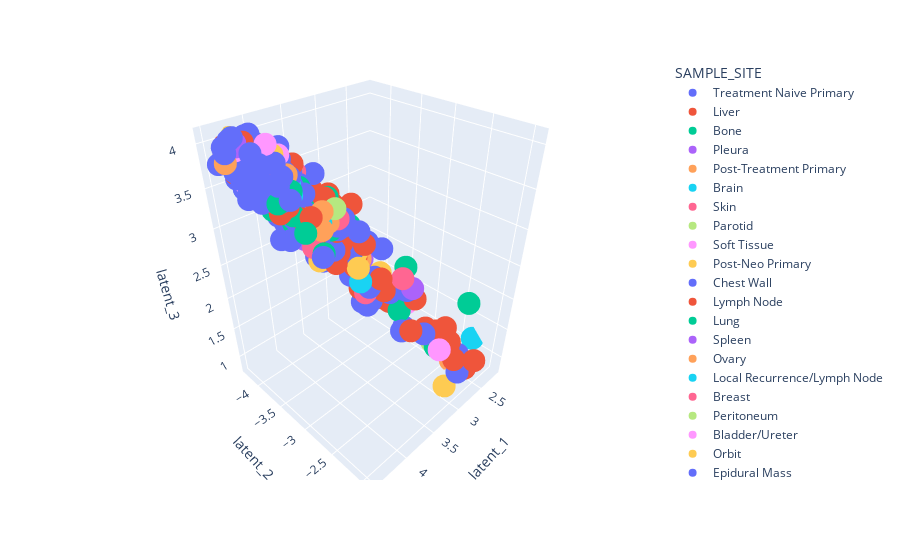

Notebook source saved alongside this figure:
### Code cell
fig = px.scatter_3d(val_vis_data, x='latent_1', y='latent_2', z='latent_3', color='SAMPLE_SITE')
fig.show()

### Figure 1 — Plotly figure (JSON) as saved in the notebook; plotly's stock layout.template omitted (floating-point values rounded to 4 significant figures; data arrays with more than 128 entries replaced by an {"elided": "..."} marker saying what was removed)
{"data": [{"hovertemplate": "SAMPLE_SITE=Treatment Naive Primary<br>latent_1=%{x}<br>latent_2=%{y}<br>latent_3=%{z}<extra></extra>", "legendgroup": "Treatment Naive Primary", "marker": {"color": "#636efa", "symbol": "circle"}, "mode": "markers", "name": "Treatment Naive Primary", "scene": "scene", "showlegend": true, "type": "scatter3d", "x": {"elided": "238 float values"}, "y": {"elided": "238 float values"}, "z": {"elided": "238 float values"}}, {"hovertemplate": "SAMPLE_SITE=Liver<br>latent_1=%{x}<br>latent_2=%{y}<br>latent_3=%{z}<extra></extra>", "legendgroup": "Liver", "marker": {"color": "#EF553B", "symbol": "circle"}, "mode": "markers", "name": "Liver", "scene": "scene", "showlegend": true, "type": "scatter3d", "x": [3.751, 3.633, 3.979, 3.909, 3.907, 3.472, 4.183, 3.425, 3.446, 4.106, 3.698, 3.578, 4.035, 3.953, 3.626, 4.128, 3.635, 3.686, 3.931, 2.738, 3.954, 3.743, 4.183, 4.063, 3.791, 3.937, 3.129, 3.695, 4.281, 4.052, 3.292, 4.0, 3.786, 3.667, 3.851, 4.107, 3.896, 3.287, 3.605, 3.943, 3.434, 3.374, 3.415, 3.789, 3.614, 3.665, 4.335, 3.636, 2.574, 3.447, 4.048, 4.077, 3.974, 4.11, 3.758, 3.758, 3.425, 3.943, 3.869, 3.557, 4.105, 3.957, 4.424, 3.171, 4.132, 3.865, 4.154, 3.997, 3.769, 3.21, 3.825, 2.983, 4.007, 3.511, 4.042, 4.003, 3.257, 3.921, 3.603, 4.11, 3.813, 3.645, 3.56, 3.537, 3.989, 4.036, 4.308, 3.637, 4.262, 4.291], "y": [-3.863, -3.47, -3.742, -3.422, -3.44, -3.153, -4.058, -3.332, -3.704, -4.124, -3.813, -3.355, -3.908, -3.878, -3.608, -3.918, -3.366, -3.691, -3.761, -2.518, -3.758, -3.45, -4.049, -3.92, -3.652, -3.9, -3.163, -3.48, -4.16, -3.936, -2.925, -3.871, -3.864, -3.497, -3.833, -3.924, -3.619, -3.391, -3.599, -3.687, -2.845, -3.386, -3.134, -3.56, -3.296, -3.29, -4.08, -3.393, -2.481, -3.519, -3.694, -4.002, -3.515, -3.821, -3.239, -3.644, -3.266, -3.916, -3.573, -3.487, -3.863, -3.679, -4.189, -2.95, -3.75, -3.727, -4.0, -3.938, -3.834, -2.545, -3.533, -2.693, -3.892, -3.26, -3.779, -4.015, -3.501, -3.918, -3.448, -3.867, -3.425, -3.597, -3.51, -3.172, -3.851, -3.85, -4.123, -3.425, -4.165, -4.139], "z": [3.508, 3.105, 3.386, 2.919, 3.252, 2.224, 3.51, 2.562, 3.22, 3.867, 3.231, 2.855, 3.642, 3.28, 3.063, 3.507, 2.783, 3.416, 3.432, 1.471, 2.956, 2.845, 3.71, 3.408, 3.119, 3.476, 2.18, 2.86, 4.023, 3.589, 2.211, 3.492, 3.698, 3.378, 3.533, 3.74, 3.242, 2.224, 3.242, 3.207, 2.501, 3.235, 2.829, 3.243, 2.868, 2.759, 3.642, 2.993, 1.448, 2.867, 3.502, 3.657, 3.232, 3.581, 2.681, 3.253, 2.607, 3.575, 2.931, 3.262, 3.626, 3.222, 3.828, 1.964, 3.38, 3.43, 3.686, 3.394, 3.185, 1.758, 3.032, 2.041, 3.394, 2.823, 3.679, 3.536, 2.52, 3.667, 3.12, 3.571, 2.849, 3.131, 2.83, 2.572, 3.272, 3.605, 3.663, 2.893, 3.963, 3.878]}, {"hovertemplate": "SAMPLE_SITE=Bone<br>latent_1=%{x}<br>latent_2=%{y}<br>latent_3=%{z}<extra></extra>", "legendgroup": "Bone", "marker": {"color": "#00cc96", "symbol": "circle"}, "mode": "markers", "name": "Bone", "scene": "scene", "showlegend": true, "type": "scatter3d", "x": [4.226, 3.585, 4.016, 3.682, 3.935, 2.474, 3.816, 2.851, 3.84, 4.251, 3.981, 4.169, 3.997, 3.629, 2.791, 3.934, 3.2, 3.583, 3.801, 3.701, 3.993, 3.779, 4.089, 4.038, 4.119, 4.386, 4.061, 4.257, 3.806, 3.626, 3.837, 4.154, 3.435, 3.148, 3.527, 4.131, 3.888, 4.117, 4.298, 4.02, 4.165, 3.441], "y": [-3.816, -3.353, -4.044, -3.557, -3.951, -2.242, -3.401, -2.976, -3.484, -4.065, -3.722, -4.152, -3.63, -3.541, -2.46, -3.735, -3.381, -3.547, -3.713, -3.372, -4.065, -3.513, -4.084, -3.929, -3.851, -4.137, -3.923, -4.053, -3.608, -3.479, -3.675, -3.666, -3.177, -2.8, -3.443, -3.816, -3.757, -3.998, -4.087, -3.799, -4.126, -3.351], "z": [3.452, 2.686, 3.784, 3.066, 3.484, 1.938, 2.785, 2.311, 2.887, 3.895, 3.312, 3.962, 3.527, 3.229, 1.272, 3.276, 2.628, 3.337, 3.057, 3.037, 3.542, 3.008, 3.922, 3.637, 3.607, 3.893, 3.671, 3.615, 3.078, 2.95, 2.945, 3.423, 2.82, 1.894, 3.117, 3.282, 3.126, 3.626, 3.682, 3.553, 3.922, 3.004]}, {"hovertemplate": "SAMPLE_SITE=Pleura<br>latent_1=%{x}<br>latent_2=%{y}<br>latent_3=%{z}<extra></extra>", "legendgroup": "Pleura", "marker": {"color": "#ab63fa", "symbol": "circle"}, "mode": "markers", "name": "Pleura", "scene": "scene", "showlegend": true, "type": "scatter3d", "x": [3.809, 3.909, 4.192, 3.934, 3.849, 4.316, 3.567, 3.677, 4.284, 3.811, 3.282, 4.098, 4.096, 3.823, 3.951, 4.222, 3.022], "y": [-3.489, -3.765, -3.794, -3.967, -3.744, -4.072, -3.465, -3.409, -4.124, -3.657, -3.313, -3.935, -3.883, -3.952, -3.527, -4.023, -2.71], "z": [3.137, 3.202, 3.463, 3.451, 3.354, 3.979, 2.902, 2.796, 3.994, 3.256, 2.484, 3.582, 3.377, 3.483, 2.958, 3.528, 2.215]}, {"hovertemplate": "SAMPLE_SITE=Post-Treatment Primary<br>latent_1=%{x}<br>latent_2=%{y}<br>latent_3=%{z}<extra></extra>", "legendgroup": "Post-Treatment Primary", "marker": {"color": "#FFA15A", "symbol": "circle"}, "mode": "markers", "name": "Post-Treatment Primary", "scene": "scene", "showlegend": true, "type": "scatter3d", "x": [3.813, 3.395, 3.631, 4.184, 3.912, 4.011, 3.778, 3.917, 3.868, 3.893, 4.005, 4.287, 3.925, 4.496, 3.911, 4.083, 3.885, 3.71, 4.073, 3.76], "y": [-3.385, -3.228, -3.364, -3.902, -3.745, -3.822, -3.409, -3.945, -3.829, -3.494, -3.889, -4.071, -3.793, -3.995, -3.727, -3.957, -3.951, -3.4, -3.889, -3.727], "z": [3.075, 2.575, 2.911, 3.676, 3.158, 3.652, 3.286, 3.448, 3.314, 3.218, 3.667, 3.685, 3.638, 3.878, 3.462, 3.516, 3.449, 3.126, 3.71, 3.418]}, {"hovertemplate": "SAMPLE_SITE=Brain<br>latent_1=%{x}<br>latent_2=%{y}<br>latent_3=%{z}<extra></extra>", "legendgroup": "Brain", "marker": {"color": "#19d3f3", "symbol": "circle"}, "mode": "markers", "name": "Brain", "scene": "scene", "showlegend": true, "type": "scatter3d", "x": [3.84, 3.62, 3.928, 2.157, 3.706, 3.575, 3.998], "y": [-3.805, -2.989, -3.747, -2.3, -3.439, -3.678, -3.627], "z": [3.391, 2.482, 3.55, 1.104, 3.084, 3.233, 3.482]}, {"hovertemplate": "SAMPLE_SITE=Skin<br>latent_1=%{x}<br>latent_2=%{y}<br>latent_3=%{z}<extra></extra>", "legendgroup": "Skin", "marker": {"color": "#FF6692", "symbol": "circle"}, "mode": "markers", "name": "Skin", "scene": "scene", "showlegend": true, "type": "scatter3d", "x": [4.174, 3.433, 3.84, 3.76, 3.471, 3.101, 4.027, 3.614, 3.938, 3.452, 4.02], "y": [-4.194, -3.433, -3.734, -3.865, -3.062, -2.804, -3.809, -3.341, -3.396, -3.233, -3.756], "z": [3.93, 2.963, 3.0, 3.595, 2.203, 2.354, 3.543, 3.158, 2.907, 2.803, 3.324]}, {"hovertemplate": "SAMPLE_SITE=Parotid<br>latent_1=%{x}<br>latent_2=%{y}<br>latent_3=%{z}<extra></extra>", "legendgroup": "Parotid", "marker": {"color": "#B6E880", "symbol": "circle"}, "mode": "markers", "name": "Parotid", "scene": "scene", "showlegend": true, "type": "scatter3d", "x": [4.135], "y": [-4.077], "z": [3.654]}, {"hovertemplate": "SAMPLE_SITE=Soft Tissue<br>latent_1=%{x}<br>latent_2=%{y}<br>latent_3=%{z}<extra></extra>", "legendgroup": "Soft Tissue", "marker": {"color": "#FF97FF", "symbol": "circle"}, "mode": "markers", "name": "Soft Tissue", "scene": "scene", "showlegend": true, "type": "scatter3d", "x": [3.394, 4.313, 3.125, 3.173, 4.003, 4.018, 4.328, 3.87, 3.931, 4.04, 3.828], "y": [-3.469, -3.992, -2.162, -3.106, -3.897, -3.899, -4.067, -3.781, -3.902, -3.946, -3.68], "z": [2.531, 3.607, 1.643, 2.18, 3.588, 3.692, 3.943, 3.423, 3.832, 3.966, 3.186]}, {"hovertemplate": "SAMPLE_SITE=Post-Neo Primary<br>latent_1=%{x}<br>latent_2=%{y}<br>latent_3=%{z}<extra></extra>", "legendgroup": "Post-Neo Primary", "marker": {"color": "#FECB52", "symbol": "circle"}, "mode": "markers", "name": "Post-Neo Primary", "scene": "scene", "showlegend": true, "type": "scatter3d", "x": [3.782, 3.852, 3.999, 3.955, 4.245, 4.081, 3.6, 3.984, 3.444, 4.18, 4.343, 3.017, 3.601, 4.127, 4.204, 3.846, 3.271, 4.009], "y": [-3.733, -3.662, -4.043, -3.91, -4.295, -3.943, -3.043, -3.93, -3.242, -4.13, -4.123, -2.851, -3.436, -4.096, -4.074, -3.42, -3.016, -3.751], "z": [3.391, 3.212, 3.496, 3.692, 4.001, 3.699, 2.636, 3.839, 2.677, 3.741, 3.942, 1.893, 2.847, 3.74, 3.72, 2.672, 2.421, 3.279]}, {"hovertemplate": "SAMPLE_SITE=Chest Wall<br>latent_1=%{x}<br>latent_2=%{y}<br>latent_3=%{z}<extra></extra>", "legendgroup": "Chest Wall", "marker": {"color": "#636efa", "symbol": "circle"}, "mode": "markers", "name": "Chest Wall", "scene": "scene", "showlegend": true, "type": "scatter3d", "x": [4.142, 3.442, 4.414, 3.668, 3.239, 3.855, 4.071, 3.37, 3.57, 3.308, 3.274, 3.963, 3.721, 4.259, 3.552, 3.755, 3.698, 2.92, 4.031, 4.17, 4.073, 3.744, 3.936, 3.439, 3.071, 4.154, 4.057, 3.755, 3.653, 4.208], "y": [-4.023, -3.191, -4.141, -3.744, -2.668, -3.587, -3.86, -3.218, -3.591, -3.135, -3.039, -3.669, -3.589, -3.797, -3.227, -3.575, -3.643, -2.564, -3.876, -3.955, -3.862, -3.465, -3.779, -2.998, -2.799, -3.622, -3.874, -3.47, -3.322, -4.051], "z": [3.512, 2.984, 3.866, 3.285, 1.695, 2.938, 3.428, 2.326, 3.194, 2.112, 2.321, 3.25, 3.228, 3.421, 2.776, 2.997, 3.31, 1.508, 3.55, 3.585, 3.434, 2.87, 3.442, 2.102, 2.179, 3.64, 3.677, 2.952, 2.777, 3.688]}, {"hovertemplate": "SAMPLE_SITE=Lymph Node<br>latent_1=%{x}<br>latent_2=%{y}<br>latent_3=%{z}<extra></extra>", "legendgroup": "Lymph Node", "marker": {"color": "#EF553B", "symbol": "circle"}, "mode": "markers", "name": "Lymph Node", "scene": "scene", "showlegend": true, "type": "scatter3d", "x": [2.608, 4.324, 2.607, 3.432, 4.202, 3.167, 3.785, 4.352, 3.799, 4.125, 2.687, 3.903, 3.65, 3.467, 3.989, 4.193, 4.077, 3.201, 3.997, 4.066, 4.391, 3.738, 4.224, 2.712, 4.049, 3.842, 4.071, 2.732, 3.047, 3.468, 4.004, 4.059, 4.126, 3.694, 3.74, 4.151, 4.355, 3.674, 3.633, 2.866, 3.634, 3.946, 3.09, 3.413], "y": [-2.09, -4.071, -2.374, -3.71, -4.047, -3.146, -3.775, -4.088, -3.93, -3.684, -1.928, -3.524, -3.565, -3.27, -3.632, -3.959, -3.97, -2.918, -4.02, -3.617, -4.118, -3.682, -4.079, -2.316, -3.871, -3.471, -3.8, -2.192, -2.859, -3.448, -3.812, -3.825, -3.907, -3.408, -3.447, -3.984, -4.219, -3.581, -3.531, -2.893, -3.35, -3.691, -3.115, -3.391], "z": [1.004, 3.775, 1.287, 3.268, 3.865, 2.247, 3.325, 3.695, 3.466, 3.286, 1.317, 3.212, 3.232, 2.607, 3.29, 3.552, 3.639, 2.187, 3.858, 3.372, 3.92, 3.395, 4.003, 1.328, 3.51, 3.085, 3.382, 1.179, 2.151, 2.825, 3.287, 3.581, 3.424, 3.096, 3.068, 3.522, 3.966, 2.878, 2.739, 1.905, 3.003, 3.394, 1.875, 2.736]}, {"hovertemplate": "SAMPLE_SITE=Lung<br>latent_1=%{x}<br>latent_2=%{y}<br>latent_3=%{z}<extra></extra>", "legendgroup": "Lung", "marker": {"color": "#00cc96", "symbol": "circle"}, "mode": "markers", "name": "Lung", "scene": "scene", "showlegend": true, "type": "scatter3d", "x": [4.03, 3.83, 4.276, 4.29, 4.023, 3.383, 4.061, 3.926, 3.989, 3.962, 3.836, 4.095, 4.224, 3.789, 3.91, 4.181, 3.888, 3.836], "y": [-3.591, -3.655, -4.148, -4.171, -3.404, -3.024, -3.865, -3.757, -3.656, -3.805, -3.706, -4.104, -4.075, -3.515, -4.02, -3.896, -3.283, -3.71], "z": [3.262, 3.316, 3.871, 4.043, 3.12, 2.367, 3.351, 3.512, 3.131, 3.517, 3.49, 3.912, 3.937, 3.155, 3.582, 3.543, 2.852, 3.262]}, {"hovertemplate": "SAMPLE_SITE=Spleen<br>latent_1=%{x}<br>latent_2=%{y}<br>latent_3=%{z}<extra></extra>", "legendgroup": "Spleen", "marker": {"color": "#ab63fa", "symbol": "circle"}, "mode": "markers", "name": "Spleen", "scene": "scene", "showlegend": true, "type": "scatter3d", "x": [3.803], "y": [-3.622], "z": [3.271]}, {"hovertemplate": "SAMPLE_SITE=Ovary<br>latent_1=%{x}<br>latent_2=%{y}<br>latent_3=%{z}<extra></extra>", "legendgroup": "Ovary", "marker": {"color": "#FFA15A", "symbol": "circle"}, "mode": "markers", "name": "Ovary", "scene": "scene", "showlegend": true, "type": "scatter3d", "x": [4.036, 2.46, 4.161, 3.786, 3.7, 3.776], "y": [-3.7, -2.413, -4.003, -3.881, -3.686, -3.89], "z": [3.508, 0.8132, 3.795, 3.643, 3.079, 3.282]}, {"hovertemplate": "SAMPLE_SITE=Local Recurrence/Lymph Node<br>latent_1=%{x}<br>latent_2=%{y}<br>latent_3=%{z}<extra></extra>", "legendgroup": "Local Recurrence/Lymph Node", "marker": {"color": "#19d3f3", "symbol": "circle"}, "mode": "markers", "name": "Local Recurrence/Lymph Node", "scene": "scene", "showlegend": true, "type": "scatter3d", "x": [3.775], "y": [-3.448], "z": [3.128]}, {"hovertemplate": "SAMPLE_SITE=Breast<br>latent_1=%{x}<br>latent_2=%{y}<br>latent_3=%{z}<extra></extra>", "legendgroup": "Breast", "marker": {"color": "#FF6692", "symbol": "circle"}, "mode": "markers", "name": "Breast", "scene": "scene", "showlegend": true, "type": "scatter3d", "x": [4.186, 4.071, 3.949, 4.032, 3.735], "y": [-3.9, -3.958, -3.766, -3.763, -3.516], "z": [3.722, 3.679, 3.413, 3.578, 2.876]}, {"hovertemplate": "SAMPLE_SITE=Peritoneum<br>latent_1=%{x}<br>latent_2=%{y}<br>latent_3=%{z}<extra></extra>", "legendgroup": "Peritoneum", "marker": {"color": "#B6E880", "symbol": "circle"}, "mode": "markers", "name": "Peritoneum", "scene": "scene", "showlegend": true, "type": "scatter3d", "x": [4.093, 2.788, 3.559, 3.695, 3.745, 4.06, 3.647], "y": [-3.791, -2.527, -3.381, -3.471, -3.765, -4.127, -3.348], "z": [3.533, 1.315, 2.902, 2.969, 3.154, 3.943, 3.296]}, {"hovertemplate": "SAMPLE_SITE=Bladder/Ureter<br>latent_1=%{x}<br>latent_2=%{y}<br>latent_3=%{z}<extra></extra>", "legendgroup": "Bladder/Ureter", "marker": {"color": "#FF97FF", "symbol": "circle"}, "mode": "markers", "name": "Bladder/Ureter", "scene": "scene", "showlegend": true, "type": "scatter3d", "x": [2.984], "y": [-2.826], "z": [1.904]}, {"hovertemplate": "SAMPLE_SITE=Orbit<br>latent_1=%{x}<br>latent_2=%{y}<br>latent_3=%{z}<extra></extra>", "legendgroup": "Orbit", "marker": {"color": "#FECB52", "symbol": "circle"}, "mode": "markers", "name": "Orbit", "scene": "scene", "showlegend": true, "type": "scatter3d", "x": [3.88, 2.906], "y": [-4.023, -2.175], "z": [3.476, 0.8285]}, {"hovertemplate": "SAMPLE_SITE=Epidural Mass<br>latent_1=%{x}<br>latent_2=%{y}<br>latent_3=%{z}<extra></extra>", "legendgroup": "Epidural Mass", "marker": {"color": "#636efa", "symbol": "circle"}, "mode": "markers", "name": "Epidural Mass", "scene": "scene", "showlegend": true, "type": "scatter3d", "x": [3.539, 3.717], "y": [-3.246, -3.478], "z": [2.402, 3.009]}, {"hovertemplate": "SAMPLE_SITE=Local Recurrence/Breast<br>latent_1=%{x}<br>latent_2=%{y}<br>latent_3=%{z}<extra></extra>", "legendgroup": "Local Recurrence/Breast", "marker": {"color": "#EF553B", "symbol": "circle"}, "mode": "markers", "name": "Local Recurrence/Breast", "scene": "scene", "showlegend": true, "type": "scatter3d", "x": [2.835, 3.7], "y": [-2.612, -3.526], "z": [1.524, 3.047]}, {"hovertemplate": "SAMPLE_SITE=Uterus<br>latent_1=%{x}<br>latent_2=%{y}<br>latent_3=%{z}<extra></extra>", "legendgroup": "Uterus", "marker": {"color": "#00cc96", "symbol": "circle"}, "mode": "markers", "name": "Uterus", "scene": "scene", "showlegend": true, "type": "scatter3d", "x": [4.252], "y": [-4.049], "z": [3.792]}, {"hovertemplate": "SAMPLE_SITE=Bowel<br>latent_1=%{x}<br>latent_2=%{y}<br>latent_3=%{z}<extra></extra>", "legendgroup": "Bowel", "marker": {"color": "#ab63fa", "symbol": "circle"}, "mode": "markers", "name": "Bowel", "scene": "scene", "showlegend": true, "type": "scatter3d", "x": [3.863], "y": [-3.755], "z": [3.374]}], "layout": {"legend": {"title": {"text": "SAMPLE_SITE"}, "tracegroupgap": 0}, "margin": {"t": 60}, "scene": {"domain": {"x": [0, 1], "y": [0, 1]}, "xaxis": {"title": {"text": "latent_1"}}, "yaxis": {"title": {"text": "latent_2"}}, "zaxis": {"title": {"text": "latent_3"}}}}}
